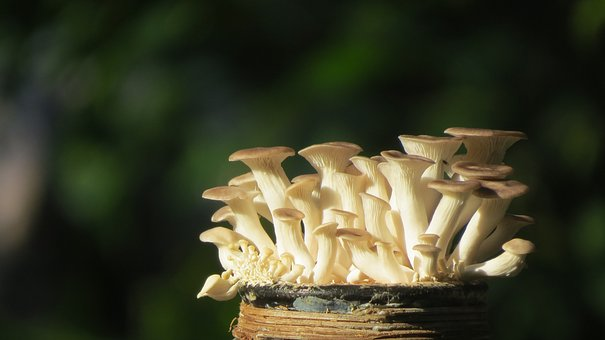
#> input picture Tugas3/foto.jpg, 605 x 340 px
$ python histogram_equalization.py
#> lines starting #> are read from the running program, lines starting #| are printed output that depends on the picture
import cv2
import numpy as np
from matplotlib import pyplot as plt

# load the image
img = cv2.imread('foto.jpg', 0)
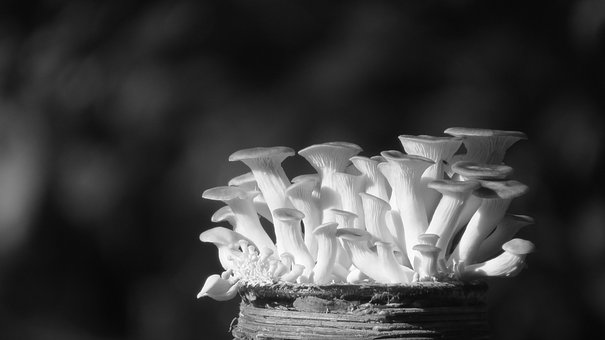
#> img: shape (340, 605); min 0, max 255, mean 60.7

# calculate the histogram of the image
hist,bins = np.histogram(img.flatten(),256,[0,256])
#> hist = 256 values, max 6162 at index 19, min 0 at index 1, mean 803.5; bins = 257 values from 0 to 256

# calculate the cumulative distribution function
cdf = hist.cumsum()
#> cdf = 256 values from 1 to 205700
cdf_normalized = cdf * hist.max()/ cdf.max()
#> cdf_normalized = 256 values from 0.03 to 6162

# apply histogram equalization
equ = cv2.equalizeHist(img)
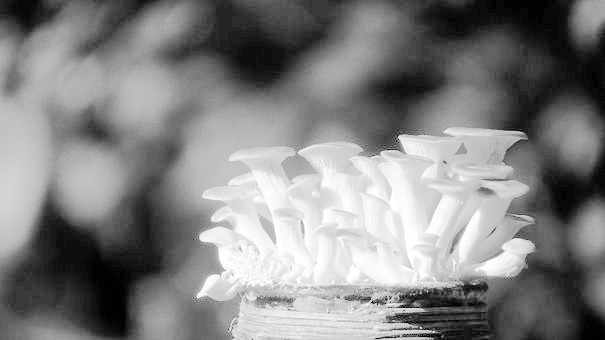
#> equ: shape (340, 605); min 0, max 255, mean 129.3

# plot the original and equalized images and their histograms
plt.subplot(221), plt.imshow(img, cmap='gray')
plt.title('Original Image'), plt.xticks([]), plt.yticks([])
plt.subplot(222), plt.imshow(equ, cmap='gray')
plt.title('Equalized Image'), plt.xticks([]), plt.yticks([])
plt.subplot(223), plt.plot(cdf_normalized, color = 'b')
plt.hist(img.flatten(),256,[0,256], color = 'r')
plt.xlim([0,256])
plt.legend(('cdf','histogram'), loc = 'upper left')
plt.subplot(224), plt.plot(cdf_normalized, color = 'b')
plt.hist(equ.flatten(),256,[0,256], color = 'r')
plt.xlim([0,256])
plt.legend(('cdf','histogram'), loc = 'upper left')
plt.show()
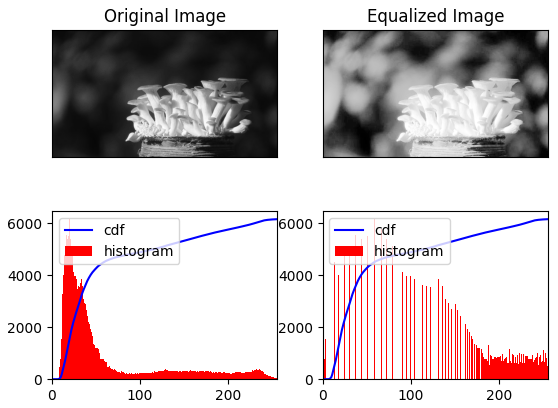
#> figure drawn by matplotlib, 4 panels; panel 3: tallest bar 6162 high, from x = 19 to 20; panel 3: curve peaks at x = 255, y = 6162; panel 4: tallest bar 6162 high, from x = 58 to 59; panel 4: curve peaks at x = 255, y = 6162
